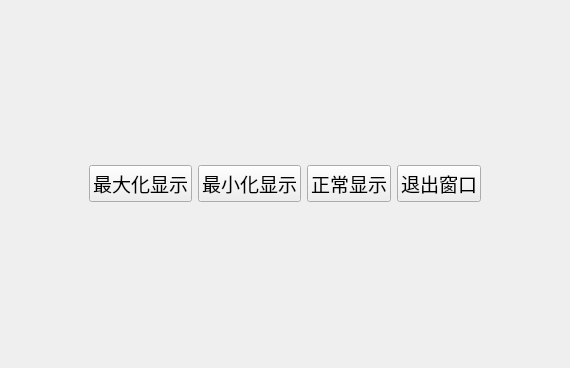
<?xml version="1.0" encoding="UTF-8"?>
<ui version="4.0">
 <class>MyWidget</class>
 <widget class="QWidget" name="MyWidget">
  <property name="geometry">
   <rect>
    <x>0</x>
    <y>0</y>
    <width>570</width>
    <height>368</height>
   </rect>
  </property>
  <property name="windowTitle">
   <string>标准信号槽</string>
  </property>
  <layout class="QHBoxLayout" name="horizontalLayout">
   <item>
    <spacer name="spacer1">
     <property name="orientation">
      <enum>Qt::Orientation::Horizontal</enum>
     </property>
     <property name="sizeHint" stdset="0">
      <size>
       <width>40</width>
       <height>20</height>
      </size>
     </property>
    </spacer>
   </item>
   <item>
    <widget class="QPushButton" name="btnMax">
     <property name="font">
      <font>
       <pointsize>14</pointsize>
      </font>
     </property>
     <property name="text">
      <string>最大化显示</string>
     </property>
    </widget>
   </item>
   <item>
    <widget class="QPushButton" name="btnMin">
     <property name="font">
      <font>
       <pointsize>14</pointsize>
      </font>
     </property>
     <property name="text">
      <string>最小化显示</string>
     </property>
    </widget>
   </item>
   <item>
    <widget class="QPushButton" name="btnNormal">
     <property name="font">
      <font>
       <pointsize>14</pointsize>
      </font>
     </property>
     <property name="text">
      <string>正常显示</string>
     </property>
    </widget>
   </item>
   <item>
    <widget class="QPushButton" name="btnClose">
     <property name="font">
      <font>
       <pointsize>14</pointsize>
      </font>
     </property>
     <property name="text">
      <string>退出窗口</string>
     </property>
    </widget>
   </item>
   <item>
    <spacer name="spacer2">
     <property name="orientation">
      <enum>Qt::Orientation::Horizontal</enum>
     </property>
     <property name="sizeHint" stdset="0">
      <size>
       <width>40</width>
       <height>20</height>
      </size>
     </property>
    </spacer>
   </item>
  </layout>
 </widget>
 <resources/>
 <connections/>
</ui>
